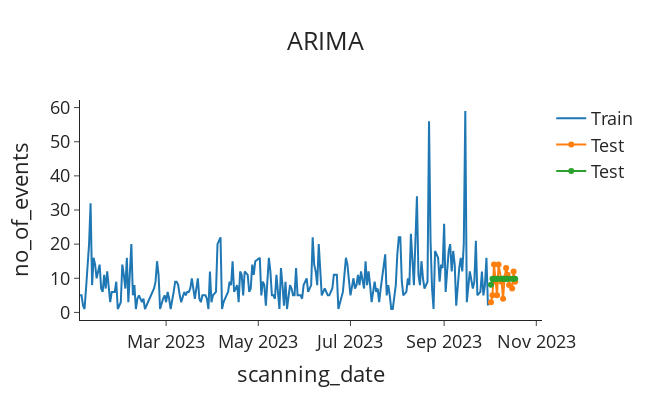

Write notebook code for a chart like this one.
### Code cell
def plot_forecasts(forecast: list[float], title: str) -> None:
    """Function to plot the forecasts"""
    fig = go.Figure()
    fig.add_trace(go.Scatter(x=train["scanning_date"], y=train["no_of_events"], name="Train"))
    fig.add_trace(go.Scatter(x=test["scanning_date"], y=test["no_of_events"], name="Test"))
    fig.add_trace(go.Scatter(x=test["scanning_date"], y=forecasts, name="Test"))
    fig.update_layout(template="simple_white", font=dict(size=18), title_text=title,
                      width=650, title_x=0.5, height=400, xaxis_title="scanning_date",
                      yaxis_title="no_of_events")
    
    return fig.show()

plot_forecasts(forecasts, "ARIMA")

### Figure 1 — Plotly figure (JSON) as saved in the notebook; plotly's stock layout.template omitted (floating-point values rounded to 4 significant figures; data arrays with more than 128 entries replaced by an {"elided": "..."} marker saying what was removed)
{"data": [{"name": "Train", "type": "scatter", "x": {"elided": "225 str values"}, "y": {"elided": "225 int values"}}, {"name": "Test", "type": "scatter", "x": ["2023-10-02T00:00:00", "2023-10-03T00:00:00", "2023-10-04T00:00:00", "2023-10-05T00:00:00", "2023-10-06T00:00:00", "2023-10-07T00:00:00", "2023-10-09T00:00:00", "2023-10-10T00:00:00", "2023-10-11T00:00:00", "2023-10-12T00:00:00", "2023-10-13T00:00:00", "2023-10-14T00:00:00", "2023-10-16T00:00:00", "2023-10-17T00:00:00", "2023-10-18T00:00:00"], "y": [3, 5, 14, 9, 5, 14, 9, 4, 10, 13, 11, 8, 7, 12, 9]}, {"name": "Test", "type": "scatter", "x": ["2023-10-02T00:00:00", "2023-10-03T00:00:00", "2023-10-04T00:00:00", "2023-10-05T00:00:00", "2023-10-06T00:00:00", "2023-10-07T00:00:00", "2023-10-09T00:00:00", "2023-10-10T00:00:00", "2023-10-11T00:00:00", "2023-10-12T00:00:00", "2023-10-13T00:00:00", "2023-10-14T00:00:00", "2023-10-16T00:00:00", "2023-10-17T00:00:00", "2023-10-18T00:00:00"], "y": [8.104, 9.87, 9.87, 9.87, 9.87, 9.87, 9.87, 9.87, 9.87, 9.87, 9.87, 9.87, 9.87, 9.87, 9.87]}], "layout": {"font": {"size": 18}, "height": 400, "title": {"text": "ARIMA", "x": 0.5}, "width": 650, "xaxis": {"title": {"text": "scanning_date"}}, "yaxis": {"title": {"text": "no_of_events"}}}}
